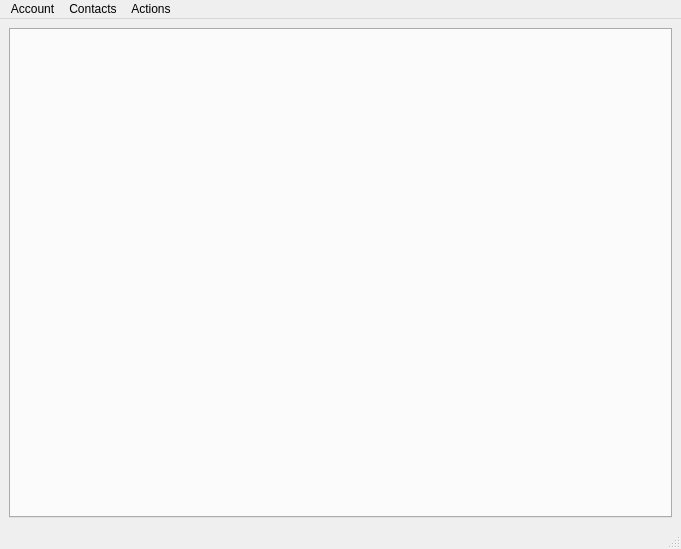
<?xml version="1.0" encoding="UTF-8"?>
<ui version="4.0">
 <class>MainWindow</class>
 <widget class="QMainWindow" name="MainWindow">
  <property name="geometry">
   <rect>
    <x>0</x>
    <y>0</y>
    <width>681</width>
    <height>549</height>
   </rect>
  </property>
  <property name="windowTitle">
   <string notr="true">CuteCoin</string>
  </property>
  <widget class="QWidget" name="centralwidget">
   <layout class="QVBoxLayout" name="verticalLayout_6">
    <item>
     <widget class="QTabWidget" name="currencies_tabwidget">
      <property name="iconSize">
       <size>
        <width>24</width>
        <height>24</height>
       </size>
      </property>
     </widget>
    </item>
   </layout>
  </widget>
  <widget class="QMenuBar" name="menubar">
   <property name="geometry">
    <rect>
     <x>0</x>
     <y>0</y>
     <width>681</width>
     <height>25</height>
    </rect>
   </property>
   <widget class="QMenu" name="menu_account">
    <property name="title">
     <string>Account</string>
    </property>
    <widget class="QMenu" name="menu_change_account">
     <property name="title">
      <string>Open</string>
     </property>
    </widget>
    <addaction name="action_add_account"/>
    <addaction name="menu_change_account"/>
    <addaction name="action_configure_parameters"/>
    <addaction name="action_set_as_default"/>
    <addaction name="separator"/>
    <addaction name="action_export"/>
    <addaction name="action_import"/>
    <addaction name="separator"/>
    <addaction name="actionAbout"/>
    <addaction name="action_quit"/>
   </widget>
   <widget class="QMenu" name="menu_contacts">
    <property name="title">
     <string>Contacts</string>
    </property>
    <widget class="QMenu" name="menu_contacts_list">
     <property name="title">
      <string>Contacts</string>
     </property>
     <addaction name="separator"/>
    </widget>
    <addaction name="separator"/>
    <addaction name="action_add_a_contact"/>
    <addaction name="menu_contacts_list"/>
   </widget>
   <widget class="QMenu" name="menu_actions">
    <property name="title">
     <string>Actions</string>
    </property>
    <addaction name="actionTransfer_money"/>
    <addaction name="actionCertification"/>
   </widget>
   <addaction name="menu_account"/>
   <addaction name="menu_contacts"/>
   <addaction name="menu_actions"/>
  </widget>
  <widget class="QStatusBar" name="statusbar"/>
  <action name="actionManage_accounts">
   <property name="text">
    <string>Manage accounts</string>
   </property>
  </action>
  <action name="actionConfigure_trustable_nodes">
   <property name="text">
    <string>Configure trustable nodes</string>
   </property>
  </action>
  <action name="action_add_a_contact">
   <property name="text">
    <string>Add a contact</string>
   </property>
  </action>
  <action name="actionSend_a_message">
   <property name="text">
    <string>Send a message</string>
   </property>
  </action>
  <action name="actionSend_money">
   <property name="text">
    <string>Send money</string>
   </property>
  </action>
  <action name="actionRemove_contact">
   <property name="text">
    <string>Remove contact</string>
   </property>
  </action>
  <action name="actionSend_a_message_2">
   <property name="text">
    <string>Send a message</string>
   </property>
  </action>
  <action name="actionSend_money_2">
   <property name="text">
    <string>Send money</string>
   </property>
  </action>
  <action name="actionRemove_contact_2">
   <property name="text">
    <string>Remove contact</string>
   </property>
  </action>
  <action name="action_add_account">
   <property name="text">
    <string>Add</string>
   </property>
  </action>
  <action name="action_save">
   <property name="text">
    <string>Save</string>
   </property>
  </action>
  <action name="action_quit">
   <property name="text">
    <string>Quit</string>
   </property>
  </action>
  <action name="actionAccount">
   <property name="text">
    <string>Account</string>
   </property>
  </action>
  <action name="actionTransfer_money">
   <property name="text">
    <string>Transfer money</string>
   </property>
  </action>
  <action name="action_configure_parameters">
   <property name="text">
    <string>Configure</string>
   </property>
  </action>
  <action name="action_import">
   <property name="text">
    <string>Import</string>
   </property>
  </action>
  <action name="action_export">
   <property name="text">
    <string>Export</string>
   </property>
  </action>
  <action name="actionCertification">
   <property name="text">
    <string>Certification</string>
   </property>
  </action>
  <action name="action_set_as_default">
   <property name="text">
    <string>Set as default</string>
   </property>
  </action>
  <action name="actionAbout">
   <property name="text">
    <string>About</string>
   </property>
  </action>
 </widget>
 <resources/>
 <connections>
  <connection>
   <sender>action_add_account</sender>
   <signal>triggered()</signal>
   <receiver>MainWindow</receiver>
   <slot>open_add_account_dialog()</slot>
   <hints>
    <hint type="sourcelabel">
     <x>-1</x>
     <y>-1</y>
    </hint>
    <hint type="destinationlabel">
     <x>225</x>
     <y>199</y>
    </hint>
   </hints>
  </connection>
  <connection>
   <sender>action_quit</sender>
   <signal>triggered()</signal>
   <receiver>MainWindow</receiver>
   <slot>close()</slot>
   <hints>
    <hint type="sourcelabel">
     <x>-1</x>
     <y>-1</y>
    </hint>
    <hint type="destinationlabel">
     <x>225</x>
     <y>199</y>
    </hint>
   </hints>
  </connection>
  <connection>
   <sender>actionTransfer_money</sender>
   <signal>triggered()</signal>
   <receiver>MainWindow</receiver>
   <slot>open_transfer_money_dialog()</slot>
   <hints>
    <hint type="sourcelabel">
     <x>-1</x>
     <y>-1</y>
    </hint>
    <hint type="destinationlabel">
     <x>248</x>
     <y>218</y>
    </hint>
   </hints>
  </connection>
  <connection>
   <sender>action_add_a_contact</sender>
   <signal>triggered()</signal>
   <receiver>MainWindow</receiver>
   <slot>open_add_contact_dialog()</slot>
   <hints>
    <hint type="sourcelabel">
     <x>-1</x>
     <y>-1</y>
    </hint>
    <hint type="destinationlabel">
     <x>248</x>
     <y>218</y>
    </hint>
   </hints>
  </connection>
  <connection>
   <sender>action_configure_parameters</sender>
   <signal>triggered()</signal>
   <receiver>MainWindow</receiver>
   <slot>open_configure_account_dialog()</slot>
   <hints>
    <hint type="sourcelabel">
     <x>-1</x>
     <y>-1</y>
    </hint>
    <hint type="destinationlabel">
     <x>248</x>
     <y>218</y>
    </hint>
   </hints>
  </connection>
  <connection>
   <sender>action_import</sender>
   <signal>triggered()</signal>
   <receiver>MainWindow</receiver>
   <slot>import_account()</slot>
   <hints>
    <hint type="sourcelabel">
     <x>-1</x>
     <y>-1</y>
    </hint>
    <hint type="destinationlabel">
     <x>248</x>
     <y>218</y>
    </hint>
   </hints>
  </connection>
  <connection>
   <sender>action_export</sender>
   <signal>triggered()</signal>
   <receiver>MainWindow</receiver>
   <slot>export_account()</slot>
   <hints>
    <hint type="sourcelabel">
     <x>-1</x>
     <y>-1</y>
    </hint>
    <hint type="destinationlabel">
     <x>248</x>
     <y>218</y>
    </hint>
   </hints>
  </connection>
  <connection>
   <sender>actionCertification</sender>
   <signal>triggered()</signal>
   <receiver>MainWindow</receiver>
   <slot>open_certification_dialog()</slot>
   <hints>
    <hint type="sourcelabel">
     <x>-1</x>
     <y>-1</y>
    </hint>
    <hint type="destinationlabel">
     <x>248</x>
     <y>218</y>
    </hint>
   </hints>
  </connection>
  <connection>
   <sender>action_set_as_default</sender>
   <signal>triggered()</signal>
   <receiver>MainWindow</receiver>
   <slot>set_as_default_account()</slot>
   <hints>
    <hint type="sourcelabel">
     <x>-1</x>
     <y>-1</y>
    </hint>
    <hint type="destinationlabel">
     <x>340</x>
     <y>274</y>
    </hint>
   </hints>
  </connection>
  <connection>
   <sender>actionAbout</sender>
   <signal>triggered()</signal>
   <receiver>MainWindow</receiver>
   <slot>open_about_popup()</slot>
   <hints>
    <hint type="sourcelabel">
     <x>-1</x>
     <y>-1</y>
    </hint>
    <hint type="destinationlabel">
     <x>340</x>
     <y>274</y>
    </hint>
   </hints>
  </connection>
 </connections>
 <slots>
  <slot>open_add_account_dialog()</slot>
  <slot>import_account()</slot>
  <slot>open_transfer_money_dialog()</slot>
  <slot>open_add_contact_dialog()</slot>
  <slot>open_configure_account_dialog()</slot>
  <slot>refresh_main_window()</slot>
  <slot>refresh_wallet_content(QModelIndex)</slot>
  <slot>export_account()</slot>
  <slot>open_certification_dialog()</slot>
  <slot>set_as_default_account()</slot>
  <slot>open_about_popup()</slot>
 </slots>
</ui>
